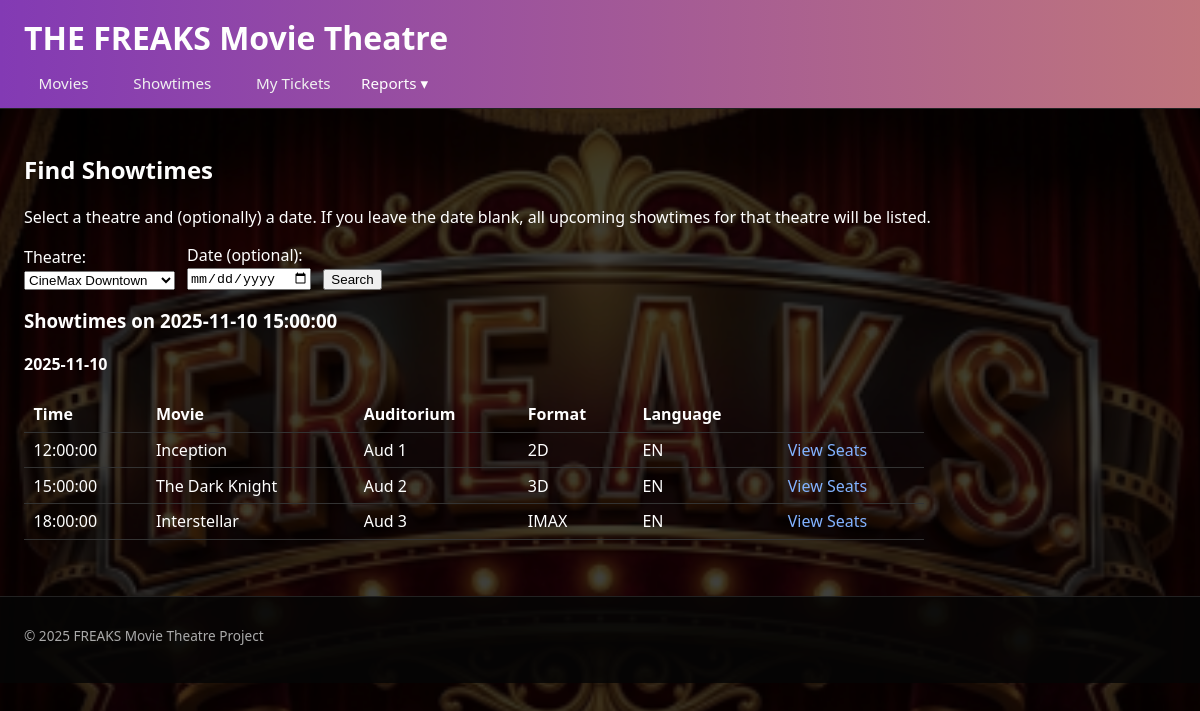
Screenshot of /Movie-theater-Webapp/public/showtimes.php?show_date=2025-11-10 15:00:00 with the database file from the repository.
### tables this page shows
CREATE TABLE Showtime (
  showtime_ID INT AUTO_INCREMENT PRIMARY KEY,
  movie_ID INT NOT NULL,
  auditorium_ID INT NOT NULL,
  format VARCHAR(10),
  language VARCHAR(20) NOT NULL,
  showDateTime DATETIME NOT NULL,
  CONSTRAINT fk_showtime_movie
    FOREIGN KEY (movie_ID)
    REFERENCES Movie(movie_ID)
    ON DELETE CASCADE
    ON UPDATE CASCADE,
  CONSTRAINT fk_showtime_auditorium
    FOREIGN KEY (auditorium_ID)
    REFERENCES Auditorium(auditorium_ID)
    ON DELETE CASCADE
    ON UPDATE CASCADE
   
);

CREATE TABLE Movie (
  movie_ID INT AUTO_INCREMENT PRIMARY KEY,
  title VARCHAR(200) NOT NULL,
  runtime INT NOT NULL CHECK (runtime > 0),  
  releaseDate DATE NOT NULL,
  mpaaRating VARCHAR(10)
);

CREATE TABLE Auditorium (
  auditorium_ID INT AUTO_INCREMENT PRIMARY KEY,
  name VARCHAR(50) NOT NULL,
  totalSeats INT NOT NULL CHECK (totalSeats > 0),
  theatre_ID INT NOT NULL,
  CONSTRAINT fk_auditorium_theatre
    FOREIGN KEY (theatre_ID)
    REFERENCES Theatre(theatre_ID)
    ON DELETE CASCADE
    ON UPDATE CASCADE
);

### Movie-theater-Webapp/public/showtimes.php (the view, shortened to what this page needs)
<?php
require_once __DIR__ . '/../includes/header.php';
$pdo = getPDO();
$theatreStmt = $pdo->query("SELECT theatre_ID, name FROM Theatre ORDER BY name");
$theatres = $theatreStmt->fetchAll();
$selectedTheatreId = get_int_from_get('theatre_id');
if ($selectedTheatreId === null) {
    $selectedTheatreId = (int)$theatres[0]['theatre_ID'];
}
$selectedDate = trim($_GET['show_date'] ?? '');
$sql = "
    SELECT
        s.showtime_ID,
        s.showDateTime,
        s.format,
        s.language,
        m.title         AS movie_title,
        a.name          AS auditorium_name
    FROM Showtime s
    JOIN Movie      m ON s.movie_ID      = m.movie_ID
    JOIN Auditorium a ON s.auditorium_ID = a.auditorium_ID
    WHERE a.theatre_ID = :theatre_id
";
$params = [
    ':theatre_id' => $selectedTheatreId,
];
if ($selectedDate !== '') {
    $sql .= " AND DATE(s.showDateTime) = :show_date ";
    $params[':show_date'] = $selectedDate;
}
$sql .= " ORDER BY s.showDateTime, m.title";
$showStmt = $pdo->prepare($sql);
$showStmt->execute($params);
$showtimes = $showStmt->fetchAll();
$showtimesByDate = [];
foreach ($showtimes as $row) {
    $date = substr($row['showDateTime'], 0, 10);
    if (!isset($showtimesByDate[$date])) {
        $showtimesByDate[$date] = [];
    }
    $showtimesByDate[$date][] = $row;
}
?>
<h2>Find Showtimes</h2>
<p>
    Select a theatre and (optionally) a date.
    If you leave the date blank, all upcoming showtimes for that theatre will be listed.
</p>
<form method="get" action="" style="display:flex; flex-wrap:wrap; gap:0.75rem; align-items:flex-end; margin-bottom:1rem;">
    <div>
        <label for="theatre_id">Theatre:</label><br>
        <select name="theatre_id" id="theatre_id">
            <?php foreach ($theatres as $theatre): ?>
                <option value="<?= htmlspecialchars($theatre['theatre_ID']) ?>"
                    <?= $selectedTheatreId === (int)$theatre['theatre_ID'] ? 'selected' : '' ?>>
                    <?= htmlspecialchars($theatre['name']) ?>
                </option>
            <?php endforeach; ?>
        </select>
    </div>
    <div>
        <label for="show_date">Date (optional):</label><br>
        <input type="date" name="show_date" id="show_date"
               value="<?= htmlspecialchars($selectedDate) ?>">
    </div>
    <div>
        <button type="submit">Search</button>
    </div>
</form>
<?php if (empty($showtimes)): ?>
    <?php if ($selectedDate !== ''): ?>
        <p>No showtimes found for this theatre on <strong><?= htmlspecialchars($selectedDate) ?></strong>.</p>
    <?php else: ?>
        <p>No showtimes found for this theatre.</p>
    <?php endif; ?>
<?php else: ?>
    <?php if ($selectedDate !== ''): ?>
        <h3>Showtimes on <?= htmlspecialchars($selectedDate) ?></h3>
    <?php else: ?>
        <h3>Upcoming Showtimes</h3>
    <?php endif; ?>
    <?php foreach ($showtimesByDate as $date => $rows): ?>
        <h4 style="margin-top:1.25rem;"><?= htmlspecialchars($date) ?></h4>
        <table>
            <thead>
                <tr>
                    <th>Time</th>
                    <th>Movie</th>
                    <th>Auditorium</th>
                    <th>Format</th>
                    <th>Language</th>
                    <th></th>
                </tr>
            </thead>
            <tbody>
                <?php foreach ($rows as $st): ?>
                    <tr>
                        <td><?= htmlspecialchars(substr($st['showDateTime'], 11)) ?></td>
                        <td><?= htmlspecialchars($st['movie_title']) ?></td>
                        <td><?= htmlspecialchars($st['auditorium_name']) ?></td>
                        <td><?= htmlspecialchars($st['format']) ?></td>
                        <td><?= htmlspecialchars($st['language']) ?></td>
                        <td>
                            <a href="seats.php?showtime_id=<?= urlencode($st['showtime_ID']) ?>">
                                View Seats
                            </a>
                        </td>
                    </tr>
                <?php endforeach; ?>
            </tbody>
        </table>
    <?php endforeach; ?>
<?php endif; ?>
<?php
require_once __DIR__ . '/../includes/footer.php';

### Movie-theater-Webapp/public/assets/css/style.css (style rules this page uses)
* { box-sizing: border-box; }
body { margin: 0; font-family: system-ui, -apple-system, BlinkMacSystemFont, "Segoe UI", sans-serif; color: #fefefe; background-image: url("../img/freak_background.png"); background-size: cover; background-position: center; background-repeat: no-repeat; background-attachment: fixed; }
body::before { content: ""; position: fixed; inset: 0; background: rgba(0, 0, 0, 0.75); z-index: -1; }
a { color: #82b2ff; text-decoration: none; }
table { border-collapse: collapse; width: 100%; max-width: 900px; }
th, td { padding: 0.4rem 0.6rem; border-bottom: 1px solid #333; text-align: left; }
th { font-weight: 600; }

### rows the page displays
showtime: showDateTime "2025-11-10", showDateTime "18:00:00", movie_ID.title "Interstellar", auditorium_ID.name "Aud 3", format "IMAX", language "EN"
showtime: showDateTime "12:00:00", movie_ID.title "Inception", auditorium_ID.name "Aud 1", format "2D", language "EN"
showtime: showDateTime "15:00:00", movie_ID.title "The Dark Knight", auditorium_ID.name "Aud 2", format "3D", language "EN"

### other values shown
$selectedDate "2025-11-10 15:00:00"
form field theatre_id "CineMax Downtown"
